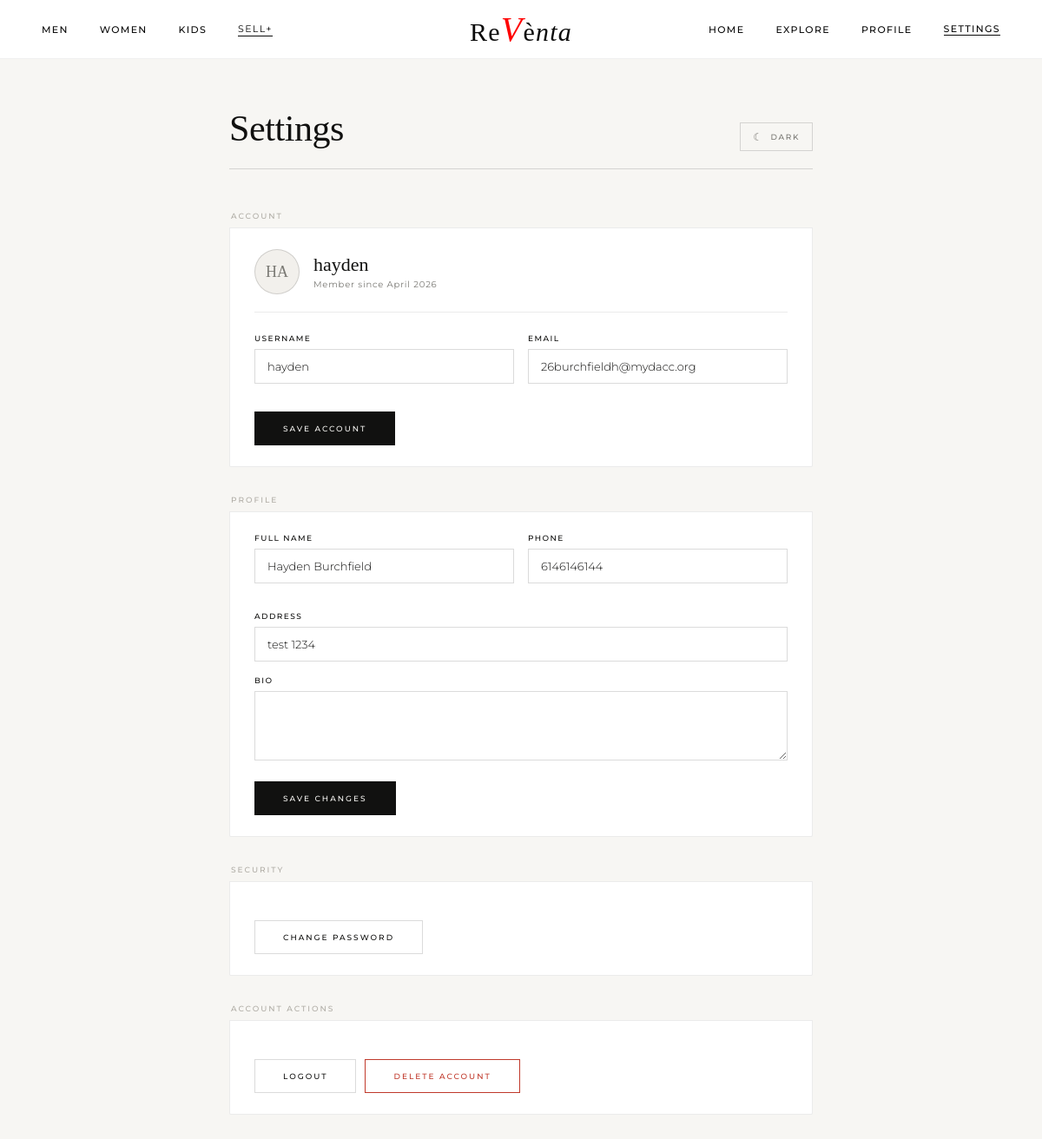
The page /pages/settings.php (signed in) on the database its author committed.
### tables this page shows
CREATE TABLE `user` (
  `id` int NOT NULL AUTO_INCREMENT,
  `email` varchar(45) DEFAULT NULL,
  `phone_number` varchar(10) DEFAULT NULL,
  `birthday` datetime DEFAULT NULL,
  `username` varchar(15) DEFAULT NULL,
  `full_name` varchar(50) DEFAULT NULL,
  `address` varchar(45) DEFAULT NULL,
  `password` varchar(100) DEFAULT NULL,
  `state_id` int DEFAULT NULL,
  `country_id` int DEFAULT NULL,
  `profile_picture` varchar(500) DEFAULT NULL,
  `bio` varchar(300) DEFAULT NULL,
  `gender` varchar(20) DEFAULT NULL,
  PRIMARY KEY (`id`)
);

### php/Utils/DatabaseConnection.php (called while the page is built, shortened)
<?php
class DatabaseConnection {
    private $host = "localhost";
    private $username = "root";
    private $password = "password";
    private $database = "reventa";
    public function __construct() {
        $this->connection = new mysqli($this->host, $this->username, $this->password, $this->database);
    }
}
?>

### php/objects/User.php (called while the page is built, shortened)
<?php
require_once __DIR__ . '/../Utils/DatabaseConnection.php';
class User {
    private $db;
    public function __construct() {
        $this->db = new DatabaseConnection();
    }
    public function getUserById($id) {
        $conn  = $this->db->connect();
        $stmt  = $conn->prepare("SELECT * FROM user WHERE id = ?");
        $stmt->bind_param("i", $id);
        $stmt->execute();
        $user = $stmt->get_result()->fetch_assoc();
        return $user;
    }
    public function populate($id) {
        $user = $this->getUserById($id);
        $this->username        = $user['username'];
        $this->email           = $user['email'];
        $this->full_name       = $user['full_name']       ?? '';
        $this->phone_number    = $user['phone_number']    ?? '';
        $this->adress          = $user['address']         ?? '';
        return true;
    }
}
?>

### pages/settings.php (the view, shortened to what this page needs)
<?php
require_once '../php/objects/User.php';
$userObj = new User();
$userObj->populate($_SESSION['user_id']);
?>
<!DOCTYPE html>
<html lang="en" data-theme="light">
<head>
  <link rel="stylesheet" href="../assets/css/style.css">
  <link rel="stylesheet" href="../assets/css/pages.css">
  <link rel="stylesheet" href="../assets/css/settings.css">
</head>
<body class="settings-body">
<nav>
  <div class="nav-left">
    <a href="mens.php">Men</a>
    <a href="womens.php">Women</a>
    <a href="kids.php">Kids</a>
    <a href="sell.php" class="nav-sell">Sell+</a>
  </div>
  <a href="../index.php" class="nav-logo">Re<span id="theV">V</span>è<span>nta</span></a>
  <div class="nav-right">
    <a href="../index.php">Home</a>
    <a href="explore.php">Explore</a>
    <a href="profile.php">Profile</a>
    <a href="settings.php" class="active">Settings</a>
  </div>
</nav>
<div class="settings-wrap">
  <div class="settings-header">
    <h1 class="settings-title">Settings</h1>
    <button class="theme-toggle-btn" id="themeToggle">
      <span class="theme-icon" id="themeIcon">☾</span>
      <span id="themeLabel">Dark</span>
    </button>
  </div>
  <div class="settings-group">
    <div class="settings-group-label">Account</div>
    <div class="settings-card">
      <div class="card-inner">
        <div class="account-identity">
          <?php $initials = strtoupper(substr($userObj->username ?? 'U', 0, 2)); ?>
          <div class="avatar"><?= htmlspecialchars($initials) ?></div>
          <div>
            <div class="account-name"><?= htmlspecialchars($userObj->username) ?></div>
            <div class="account-since">Member since <?= date('F Y') ?></div>
          </div>
        </div>
        <form method="POST" action="settings.php">
          <div class="sf-grid">
            <div class="sf-row">
              <label class="sf-label" for="username">Username</label>
              <input class="sf-input" type="text" id="username" name="username"
                     value="<?= htmlspecialchars($userObj->username) ?>" required>
            </div>
            <div class="sf-row">
              <label class="sf-label" for="email">Email</label>
              <input class="sf-input" type="email" id="email" name="email"
                     value="<?= htmlspecialchars($userObj->email) ?>" required>
            </div>
          </div>
          <div class="btn-row" style="margin-top:16px;">
            <button type="submit" class="sf-btn">Save Account</button>
          </div>
        </form>
      </div>
    </div>
  </div>
  <div class="settings-group">
    <div class="settings-group-label">Profile</div>
    <div class="settings-card">
      <div class="card-inner">
        <form method="POST" action="settings.php" enctype="multipart/form-data">
          <div class="sf-grid" style="margin-bottom:16px;">
            <div class="sf-row">
              <label class="sf-label" for="full_name">Full Name</label>
              <input class="sf-input" type="text" id="full_name" name="full_name"
                     value="<?= htmlspecialchars($userObj->full_name ?? '') ?>">
            </div>
            <div class="sf-row">
              <label class="sf-label" for="phone_number">Phone</label>
              <input class="sf-input" type="text" id="phone_number" name="phone_number"
                     value="<?= htmlspecialchars($userObj->phone_number ?? '') ?>">
            </div>
          </div>
          <div class="sf-row" style="margin-bottom:16px;">
            <label class="sf-label" for="address">Address</label>
            <input class="sf-input" type="text" id="address" name="address"
                   value="<?= htmlspecialchars($userObj->adress ?? '') ?>">
          </div>
          <div class="sf-row" style="margin-bottom:16px;">
            <label class="sf-label" for="bio">Bio</label>
            <textarea class="sf-input" id="bio" name="bio"
                      style="resize:vertical;min-height:80px;font-family:inherit;"
            ><?= htmlspecialchars($userObj->bio ?? '') ?></textarea>
          </div>
          <div class="btn-row">
            <button type="submit" class="sf-btn">Save Changes</button>
          </div>
        </form>
      </div>
    </div>
  </div>
  <div class="settings-group">
    <div class="settings-group-label">Security</div>
    <div class="settings-card">
      <div class="card-inner">
        <div class="btn-row">
          <button class="sf-btn sf-btn-ghost" id="change_password_btn" onclick="
            document.getElementById('change_password_form').style.display='block';
            this.style.display='none';
          ">Change Password</button>
        </div>
      </div>
    </div>
  </div>
  <div class="settings-group">
    <div class="settings-group-label">Account actions</div>
    <div class="settings-card">
      <div class="card-inner">
        <div class="btn-row">
          <a href="../php/Utils/Logout.php" class="sf-btn sf-btn-ghost">Logout</a>
          <button class="sf-btn sf-btn-danger" onclick="return confirm('Are you sure you want to delete your account? This cannot be undone.')">Delete Account</button>
        </div>
      </div>
    </div>
  </div>
</div>
</body>
</html>

### assets/css/style.css (style rules this page uses)
*, *::before, *::after { margin: 0; padding: 0; box-sizing: border-box; }
:root { --white: #ffffff; --off-white: #f5f4f2; --black: #0a0a0a; --mid: #6b6b6b; --light: #d0d0d0; --serif: 'Cormorant Garamond', Georgia, serif; --sans: 'Montserrat', sans-serif; --nav-h: 68px; }
html, body { height: 100%; background: var(--white); color: var(--black); font-family: var(--sans); overflow-x: hidden; }
nav { position: fixed; top: 0; left: 0; right: 0; z-index: 100; display: flex; align-items: center; justify-content: space-between; padding: 0 48px; height: 68px; background: rgba(255,255,255,0.97); backdrop-filter: blur(12px); -webkit-backdrop-filter: blur(12px); border-bottom: 1px solid rgba(0,0,0,0.06); }
.nav-left, .nav-right { display: flex; align-items: center; gap: 36px; }
.nav-left a, .nav-right a { font-family: var(--sans); font-size: 11px; font-weight: 500; letter-spacing: 0.12em; text-transform: uppercase; color: var(--black); text-decoration: none; transition: color 0.2s ease; }
.nav-left a.active, .nav-right a.active { color: var(--black); border-bottom: 1px solid var(--black); }
.nav-sell { font-weight: 400 !important; border-bottom: 1px solid var(--black) !important; padding-bottom: 1px; }
#theV { font-style: italic; color: red; font-size: 40px; }
.nav-logo { position: absolute; left: 50%; transform: translateX(-50%); font-family: var(--serif); font-size: 30px; font-weight: 400; letter-spacing: 0.04em; color: var(--black); text-decoration: none; user-select: none; white-space: nowrap; }
.nav-logo span { font-style: italic; }

### rows shown on the page
user: username "HA", username "hayden", email "26burchfieldh@mydacc.org", full_name "Hayden Burchfield", phone_number "6146146144", address "test 1234"
